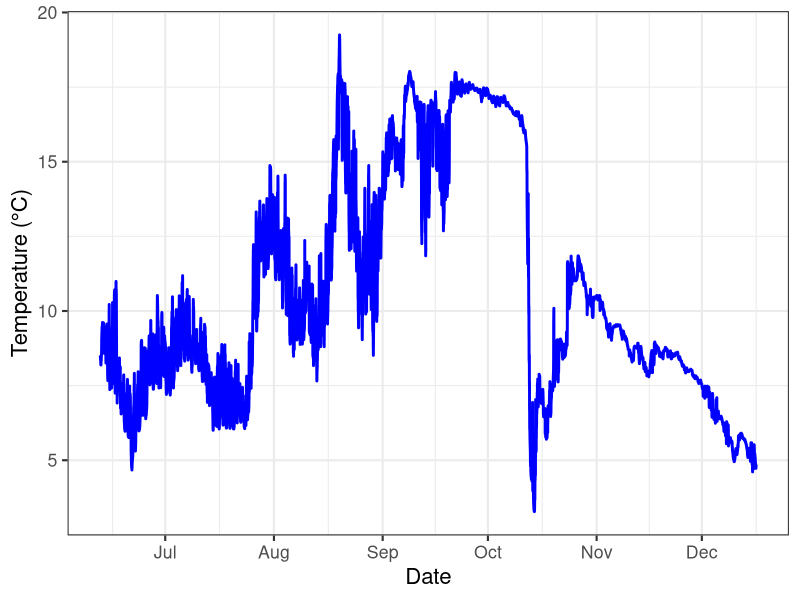
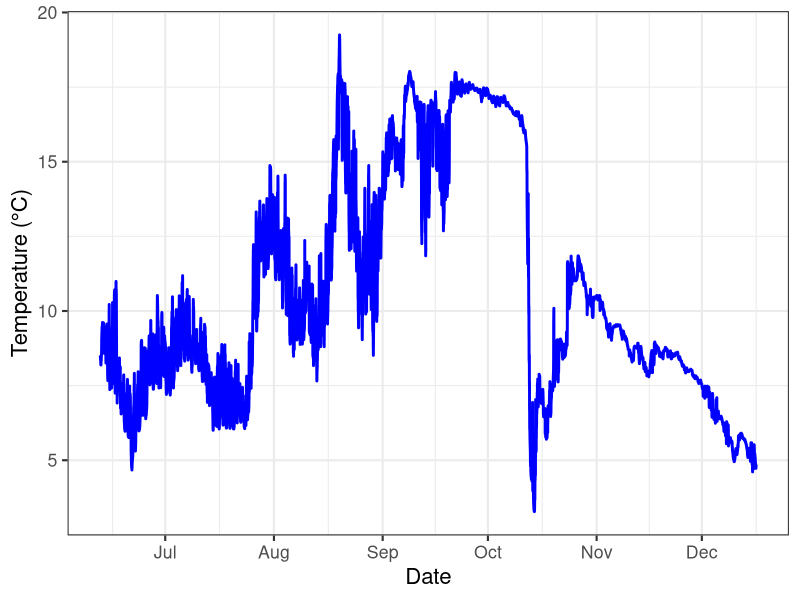

Source code (R) for these figures, in order:
# Plotting temperature data from the ESI Hobo Tidbit loggers


# Load libraries ----------------------------------------------------------
library(lubridate)
library(dplyr)
library(ggplot2)

# Tidbit Recovered December 16 2024 ---------------------------------------
# Read in data - had to change column names in the file as R didn't like the degrees symbol 

esi_temp <- read.csv("data/ESI_Bird_Islands_2024_21644666 2024-12-16 13_13_05 AST.csv", header = T) %>% glimpse()

# filter data to remove time on land when the tidbit was logging at the start and end
# need to start at event 10 and end on 26940
esi_temp <-esi_temp[10:26940,]


#plot as a line plot
ggplot(data = esi_temp, aes(x=mdy_hm(Date), y=Temperature, group=1))+
  geom_line(linewidth=1, color="blue")+
  #geom_point()+
  xlab("Date")+
  ylab("Temperature (°C)")+
  theme_bw(base_size = 16)

ggsave("output/BirdIslands_2024_Tidbit_TemperaturePlot.png",plot = last_plot(), width = 12, height=10, dpi = 300,bg = "white")
